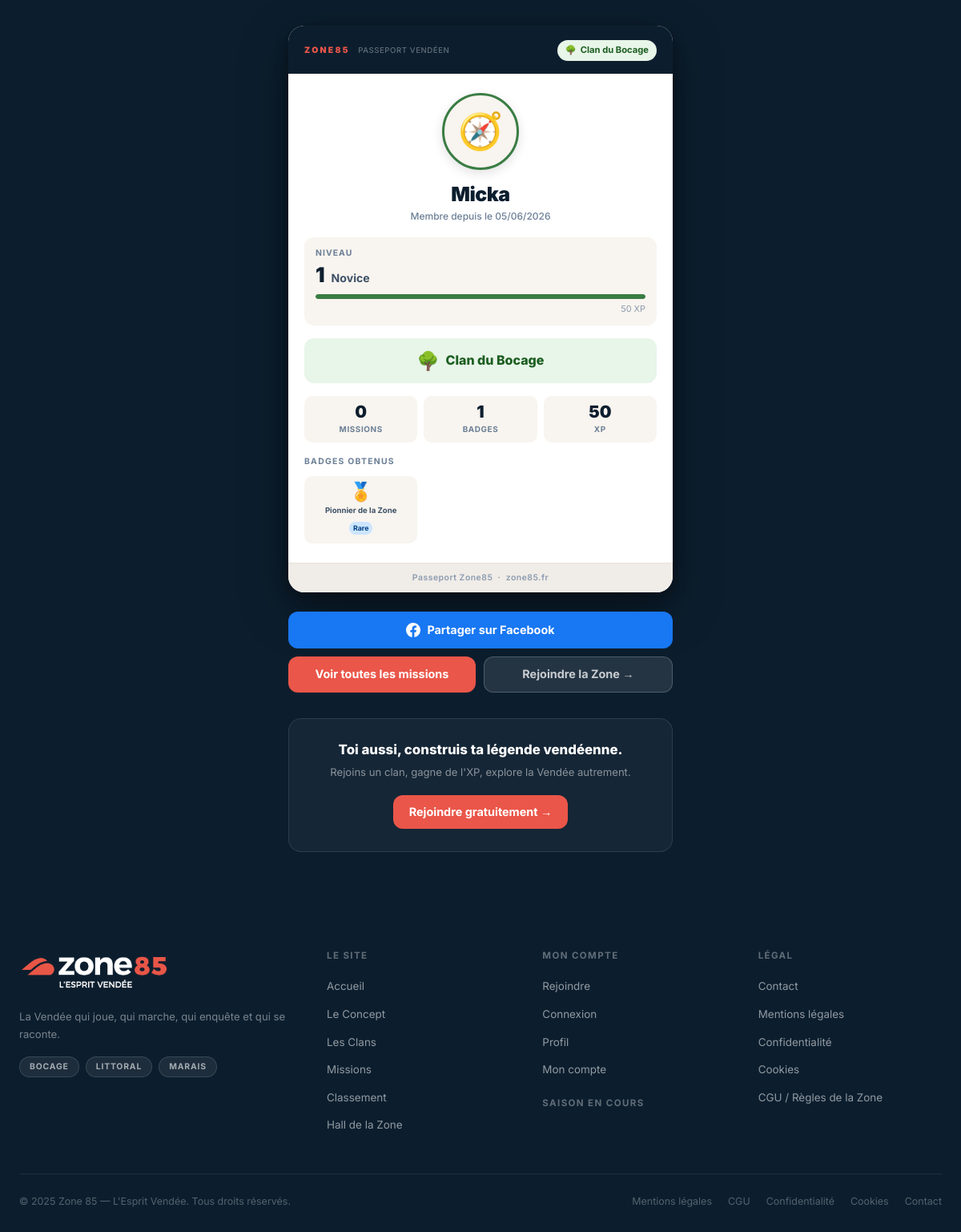
The page /passeport.php?pseudo=Micka on the database its author committed.
### tables this page shows
CREATE TABLE `users` (
  `id`                   int(10) UNSIGNED NOT NULL AUTO_INCREMENT,
  `email`                varchar(180) NOT NULL,
  `email_verified_at`    datetime DEFAULT NULL,
  `email_verify_token`   varchar(64) DEFAULT NULL,
  `password_hash`        varchar(255) NOT NULL DEFAULT '',
  `pseudo`               varchar(50) NOT NULL,
  `first_name`           varchar(100) DEFAULT NULL,
  `last_name`            varchar(100) DEFAULT NULL,
  `clan_id`              int(10) UNSIGNED DEFAULT NULL,
  `avatar_type`          enum('preset','generated','upload') NOT NULL DEFAULT 'preset',
  `avatar_config`        longtext DEFAULT NULL CHECK (json_valid(`avatar_config`)),
  `avatar_file`          varchar(255) DEFAULT NULL,
  `bio`                  text DEFAULT NULL,
  `xp_total`             int(10) UNSIGNED NOT NULL DEFAULT 0,
  `level`                tinyint(3) UNSIGNED NOT NULL DEFAULT 1,
  `newsletter_optin`     tinyint(1) DEFAULT 0,
  `notif_missions`       tinyint(1) NOT NULL DEFAULT 1,
  `notif_saisons`        tinyint(1) NOT NULL DEFAULT 1,
  `notif_clan`           tinyint(1) NOT NULL DEFAULT 1,
  `notif_push`           tinyint(1) NOT NULL DEFAULT 0,
  `digest_hebdo`         tinyint(1) NOT NULL DEFAULT 0,
  `accepted_cgu_at`      datetime DEFAULT NULL,
  `accepted_privacy_at`  datetime DEFAULT NULL,
  `role`                 enum('member','moderator','admin') NOT NULL DEFAULT 'member',
  `status`               enum('active','suspended','deleted') NOT NULL DEFAULT 'active',
  `deleted_at`           datetime DEFAULT NULL,
  `delete_requested_at`  datetime DEFAULT NULL,
  `last_login_at`        datetime DEFAULT NULL,
  `login_count`          int(10) UNSIGNED NOT NULL DEFAULT 0,
  `pwa_installed_at`     datetime DEFAULT NULL,
  `pwa_install_count`    tinyint(3) UNSIGNED NOT NULL DEFAULT 0,
  `created_at`           datetime NOT NULL DEFAULT current_timestamp(),
  `updated_at`           datetime NOT NULL DEFAULT current_timestamp() ON UPDATE current_timestamp(),
  PRIMARY KEY (`id`),
  UNIQUE KEY `uq_users_email` (`email`),
  UNIQUE KEY `uq_users_pseudo` (`pseudo`),
  KEY `fk_users_clan` (`clan_id`),
  KEY `idx_users_role` (`role`),
  KEY `idx_users_deleted` (`deleted_at`),
  KEY `idx_users_login` (`last_login_at`)
);

CREATE TABLE `clans` (
  `id`              int(10) UNSIGNED NOT NULL AUTO_INCREMENT,
  `name`            varchar(100) NOT NULL,
  `slug`            varchar(100) NOT NULL,
  `description`     text DEFAULT NULL,
  `mascot_image`    varchar(255) DEFAULT NULL,
  `color_primary`   varchar(20) DEFAULT '#12314e',
  `color_secondary` varchar(20) DEFAULT '#163756',
  `motto`           varchar(255) DEFAULT NULL,
  `cry`             varchar(255) DEFAULT NULL,
  `is_active`       tinyint(1) DEFAULT 1,
  `created_at`      datetime NOT NULL DEFAULT current_timestamp(),
  `updated_at`      datetime NOT NULL DEFAULT current_timestamp() ON UPDATE current_timestamp(),
  PRIMARY KEY (`id`),
  UNIQUE KEY `uq_clans_slug` (`slug`)
);

CREATE TABLE `badges` (
  `id`               int(10) UNSIGNED NOT NULL AUTO_INCREMENT,
  `title`            varchar(100) NOT NULL,
  `slug`             varchar(100) NOT NULL,
  `category`         enum('exploration','clan','saison','meteo','rando','culture','invisible','general') NOT NULL DEFAULT 'general',
  `description`      text DEFAULT NULL,
  `icon`             varchar(20) DEFAULT NULL,
  `rarity`           enum('common','uncommon','rare','epic','legendary') NOT NULL DEFAULT 'common',
  `season_id`        int(10) UNSIGNED DEFAULT NULL,
  `is_hidden`        tinyint(1) NOT NULL DEFAULT 0,
  `unlock_condition` text DEFAULT NULL,
  `color_primary`    varchar(7) NOT NULL DEFAULT '#ea5649',
  `icon_emoji`       varchar(8) DEFAULT NULL,
  `condition_type`   enum('manual','xp_threshold','mission_success','season','special') NOT NULL DEFAULT 'manual',
  `condition_value`  int(11) DEFAULT NULL,
  `created_at`       datetime NOT NULL DEFAULT current_timestamp(),
  `updated_at`       datetime NOT NULL DEFAULT current_timestamp() ON UPDATE current_timestamp(),
  PRIMARY KEY (`id`),
  UNIQUE KEY `uq_badges_slug` (`slug`),
  KEY `idx_badges_cat` (`category`),
  KEY `idx_badges_rar` (`rarity`)
);

### includes/functions.php (called while the page is built, shortened)
<?php
function get_level_name(int $level): string {
    $names = ['', 'Novice', 'Explorateur', 'Aventurier', 'Expert', 'Gardien',
              'Légende', 'Grand Pisteur', 'Vétéran', 'Ancêtre', 'Immortel'];
    return $names[$level] ?? 'Immortel';
}
function e(string $str): string {
    return htmlspecialchars($str, ENT_QUOTES, 'UTF-8');
}

### includes/auth.php (called while the page is built, shortened)
<?php
function current_user(): ?array {
    if (!isset($_SESSION['user']))               return null;
    return $_SESSION['user'];
}
function is_logged_in(): bool {
    return current_user() !== null;
}

### passeport.php (the view, shortened to what this page needs)
<?php
require_once 'includes/functions.php';
require_once 'includes/auth.php';
$pseudo_param = safe_input($_GET['pseudo'] ?? '', 50);
$id_param     = (int)($_GET['id'] ?? 0);
$profil = null;
$badges = [];
$stats  = ['participations' => 0, 'collectibles' => 0, 'badges_count' => 0];
if (db_enabled()) {
    $pdo = db();
    if ($pdo) {
        try {
            if ($pseudo_param) {
                $s = $pdo->prepare("SELECT u.*, c.name AS clan_name, c.slug AS clan_slug FROM users u LEFT JOIN clans c ON c.id=u.clan_id WHERE u.pseudo=:p AND u.status='active' AND u.deleted_at IS NULL LIMIT 1");
                $s->execute([':p' => $pseudo_param]);
            } else {
                $s = $pdo->prepare("SELECT u.*, c.name AS clan_name, c.slug AS clan_slug FROM users u LEFT JOIN clans c ON c.id=u.clan_id WHERE u.id=:id AND u.status='active' AND u.deleted_at IS NULL LIMIT 1");
                $s->execute([':id' => $id_param]);
            }
            $profil = $s->fetch();
            if ($profil) {
                $bs = $pdo->prepare("SELECT b.title, b.icon_emoji, b.rarity, b.color_primary FROM user_badges ub JOIN badges b ON b.id=ub.badge_id WHERE ub.user_id=:id ORDER BY ub.awarded_at DESC LIMIT 6");
                $bs->execute([':id' => $profil['id']]);
                $badges = $bs->fetchAll();
                $ps = $pdo->prepare("SELECT COUNT(*) FROM participations WHERE user_id=:id AND status IN ('validated','auto_validated')");
                $ps->execute([':id' => $profil['id']]);
                $stats['participations'] = (int)$ps->fetchColumn();
                $bc = $pdo->prepare("SELECT COUNT(*) FROM user_badges WHERE user_id=:id");
                $bc->execute([':id' => $profil['id']]);
                $stats['badges_count'] = (int)$bc->fetchColumn();
                try {
                    $cc = $pdo->prepare("SELECT COUNT(*) FROM user_collectibles WHERE user_id=:id");
                    $cc->execute([':id' => $profil['id']]);
                    $stats['collectibles'] = (int)$cc->fetchColumn();
                } catch (PDOException $e2) {}
            }
        } catch (PDOException $e) {
        }
    }
}
$level      = $profil ? max(1, (int)($profil['level'] ?? get_user_level_from_xp((int)($profil['xp_total'] ?? 0)))) : 1;
$level_name = get_level_name($level);
$xp_total   = $profil ? (int)($profil['xp_total'] ?? 0) : 0;
$clan_slug  = $profil['clan_slug'] ?? '';
$clan_name  = $profil['clan_name'] ?? '';
$_xp_thresholds = [0, 50, 100, 250, 500, 1000, 2500, 5000, 10000, 20000];
$xp_cur_threshold = $_xp_thresholds[min($level - 1, 9)] ?? 0;
$xp_nxt_threshold = $_xp_thresholds[min($level, 9)] ?? 20000;
$xp_progress = ($xp_nxt_threshold > $xp_cur_threshold)
    ? min(100, (int)(($xp_total - $xp_cur_threshold) / ($xp_nxt_threshold - $xp_cur_threshold) * 100))
    : 100;
$_clan_data = [
    'bocage'  => ['color' => '#3a7d44', 'bg' => '#e8f5e9', 'text' => '#1b5e20', 'emoji' => '🌳', 'label' => 'Clan du Bocage'],
    'littoral'=> ['color' => '#1565c0', 'bg' => '#e3f2fd', 'text' => '#0d47a1', 'emoji' => '⚓', 'label' => 'Clan du Littoral'],
    'marais'  => ['color' => '#558b2f', 'bg' => '#f1f8e9', 'text' => '#33691e', 'emoji' => '🌿', 'label' => 'Clan du Marais'],
];
$clan_info = $_clan_data[$clan_slug] ?? ['color' => '#ea5649', 'bg' => '#fde8e6', 'text' => '#b71c1c', 'emoji' => '⚡', 'label' => 'Zone85'];
$avatar_type  = $profil['avatar_type'] ?? 'preset';
$avatar_emoji = '🧭';
$avatar_img   = '';
if ($avatar_type === 'upload' && !empty($profil['avatar_file'])) {
    $avatar_img = url(ltrim($profil['avatar_file'], '/'));
} elseif (!empty($profil['avatar_config'])) {
    $cfg = json_decode($profil['avatar_config'], true);
    if (!empty($cfg['emoji'])) $avatar_emoji = $cfg['emoji'];
}
$joined_display = '';
if (!empty($profil['created_at'])) {
    $ts = strtotime($profil['created_at']);
    if ($ts) $joined_display = date('d/m/Y', $ts);
}
$_site_url = defined('SITE_URL') ? SITE_URL : 'https://www.zone85.fr';
$_self_url = $_site_url . '/passeport.php';
if ($profil) {
    $_self_url .= '?pseudo=' . urlencode($profil['pseudo']);
}
$is_guest = !is_logged_in();
require_once 'includes/header.php';
?>
<main>
<div class="pp-page">
<?php if (!$profil): ?>
<div class="pp-404">
  <div class="pp-404-icon">🗺️</div>
  <div class="pp-404-title">Passeport introuvable</div>
  <div class="pp-404-sub">Ce membre n'existe pas ou son compte n'est plus actif.</div>
  <a href="classement.php" class="pp-btn pp-btn-missions" style="display:inline-flex;margin-bottom:10px">Voir le classement</a>
  <br>
  <a href="inscription.php" class="pp-btn pp-btn-join" style="display:inline-flex;margin-top:8px">Rejoindre la Zone →</a>
</div>
<?php else: ?>
<?php
  $_xp_fmt = number_format($xp_total, 0, ',', ' ') . ' XP';
  $_fb_url  = 'https://www.facebook.com/sharer/sharer.php?u=' . urlencode($_self_url);
  $clan_color_css = '--pp-clan-color:' . $clan_info['color'];
?>
<div class="pp-card" style="<?= $clan_color_css ?>">
  <div class="pp-card-header">
    <div class="pp-card-brand">ZONE85 <span>Passeport Vendéen</span></div>
    <?php if ($clan_slug): ?>
    <div class="pp-clan-chip-header" style="background:<?= e($clan_info['bg']) ?>;color:<?= e($clan_info['text']) ?>">
      <span><?= $clan_info['emoji'] ?></span>
      <span><?= e($clan_name) ?></span>
    </div>
    <?php endif; ?>
  </div>
  <div class="pp-card-body">
    <div class="pp-avatar-wrap">
      <div class="pp-avatar">
        <?php if ($avatar_img): ?>
          <img src="<?= e($avatar_img) ?>" alt="Avatar de <?= e($profil['pseudo']) ?>">
        <?php else: ?>
          <?= $avatar_emoji ?>
        <?php endif; ?>
      </div>
    </div>
    <div class="pp-identity">
      <h1 class="pp-pseudo"><?= e($profil['pseudo']) ?></h1>
      <?php if ($joined_display): ?>
      <div class="pp-since">Membre depuis le <?= e($joined_display) ?></div>
      <?php endif; ?>
    </div>
    <div class="pp-level-block">
      <div class="pp-level-label">Niveau</div>
      <div class="pp-level-line">
        <span class="pp-level-num"><?= $level ?></span>
        <span class="pp-level-name"><?= e($level_name) ?></span>
      </div>
      <div class="pp-xp-bar-bg">
        <div class="pp-xp-bar-fill" style="width:<?= $xp_progress ?>%;background:<?= e($clan_info['color']) ?>"></div>
      </div>
      <div class="pp-xp-label"><?= e($_xp_fmt) ?></div>
    </div>
    <?php if ($clan_slug): ?>
    <div class="pp-clan-big" style="background:<?= e($clan_info['bg']) ?>;color:<?= e($clan_info['text']) ?>">
      <span class="pp-clan-emoji"><?= $clan_info['emoji'] ?></span>
      <span><?= e($clan_info['label']) ?></span>
    </div>
    <?php endif; ?>
    <div class="pp-stats">
      <div class="pp-stat">
        <div class="pp-stat-val"><?= number_format($stats['participations'], 0, ',', ' ') ?></div>
        <div class="pp-stat-lbl">Missions</div>
      </div>
      <div class="pp-stat">
        <div class="pp-stat-val"><?= $stats['badges_count'] ?></div>
        <div class="pp-stat-lbl">Badges</div>
      </div>
      <div class="pp-stat">
        <div class="pp-stat-val"><?= number_format($xp_total, 0, ',', ' ') ?></div>
        <div class="pp-stat-lbl">XP</div>
      </div>
    </div>
    <?php if (!empty($badges)): ?>
    <div class="pp-badges-title">Badges obtenus</div>
    <div class="pp-badges-grid">
      <?php foreach ($badges as $b):
        $rarity_class = 'rare-' . ($b['rarity'] ?? 'common');
        $rarity_label = match($b['rarity'] ?? 'common') {
            'legendary' => 'Légendaire',
            'epic'      => 'Épique',
            'rare'      => 'Rare',
            'uncommon'  => 'Peu commun',
            default     => 'Commun',
        };
      ?>
      <div class="pp-badge-item">
        <div class="pp-badge-emoji"><?= !empty($b['icon_emoji']) ? $b['icon_emoji'] : '🏅' ?></div>
        <div class="pp-badge-name"><?= e($b['title'] ?? '') ?></div>
        <span class="pp-badge-rare <?= $rarity_class ?>"><?= $rarity_label ?></span>
      </div>
      <?php endforeach; ?>
    </div>
    <?php endif; ?>
  </div>
  <div class="pp-card-foot">
    Passeport Zone85 &nbsp;·&nbsp; zone85.fr
  </div>
</div>
<div class="pp-actions">
  <a href="<?= e($_fb_url) ?>" target="_blank" rel="noopener noreferrer" class="pp-btn pp-btn-fb">
    Partager sur Facebook
  </a>
  <a href="missions.php" class="pp-btn pp-btn-missions">Voir toutes les missions</a>
  <?php if ($is_guest): ?>
  <a href="inscription.php" class="pp-btn pp-btn-join">Rejoindre la Zone →</a>
  <?php endif; ?>
</div>
<?php if ($is_guest): ?>
<div class="pp-recruit">
  <div class="pp-recruit-title">Toi aussi, construis ta légende vendéenne.</div>
  <div class="pp-recruit-sub">Rejoins un clan, gagne de l'XP, explore la Vendée autrement.</div>
  <a href="inscription.php" class="pp-btn pp-btn-missions" style="display:inline-flex">Rejoindre gratuitement →</a>
</div>
<?php endif; ?>
<?php endif;  ?>
</div>
</main>
<?php require_once 'includes/footer.php'; ?>

### assets/css/zone85.css (style rules this page uses)
*,*::before,*::after { box-sizing:border-box;margin:0;padding:0 }
html { scroll-behavior:smooth }
body { font-family:'Inter',sans-serif;background:var(--beige);color:var(--text);line-height:1.6;overflow-x:hidden }
a { color:inherit;text-decoration:none }
:root { --primary: #ea5649; --primary-dark: #c73d31; --primary-light:#f07066; --navy-dark: #12314e; --navy-mid: #163756; --navy-pale: #243d52; --navy-deep: #0c1e2e; --beige: #F5F1ED; --beige-light: #FAF7F4; --beige-dark: #EAE4DC; --white: #FFFFFF; --text: #1a2530; --text-mid: #3d4f5c; --text-muted: #7a8a94; --gold: #C9962A; --green: #2a9d5c; --radius-sm: 5px; --radius: 8px; --radius-lg: 12px; --shadow-sm: 0 1px 3px rgba(0,0,0,.08); --shadow-md: 0 4px 16px rgba(0,0,0,.12); --shadow-lg: 0 8px 32px rgba(0,0,0,.18); }

### rows shown on the page
users: clan.slug "🌳", clan.name "Clan du Bocage", avatar_config "🧭", pseudo "Micka", created_at "05/06/2026", level "1", level "Novice", xp_total "50 XP", clan.slug "Clan du Bocage", xp_total "50"
badges: title "Pionnier de la Zone", rarity "Rare"

### other values the page prints
$stats['participations'] "0"
$stats['badges_count'] "1"
SITE_TAGLINE "La Vendée qui joue, qui marche, qui enquête et qui se raconte."
